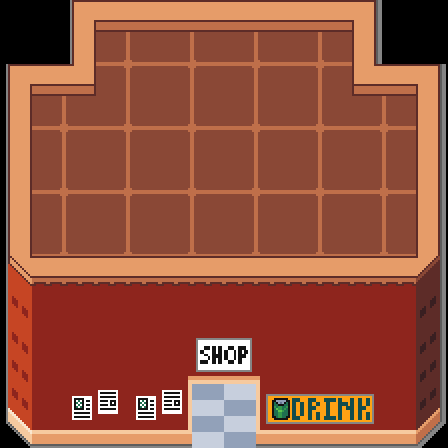

Below is a game level as drawn by its tile map, then a one-line description and the .tmx file that defines it, in full:
An orthogonal 7x7 tile map with 64x64 px tiles, 3 tile layers (interior, exterior, decoration).

<map version="1.2" tiledversion="1.3.1" orientation="orthogonal" renderorder="right-down" compressionlevel="0" width="7" height="7" tilewidth="64" tileheight="64" infinite="0" nextlayerid="4" nextobjectid="1">
 <tileset firstgid="1" source="../tilesets/buildings.tsx" />
 <layer id="2" name="interior" width="7" height="7">
  <data encoding="csv">
0,0,0,0,0,0,0,
29,31,31,31,31,31,9,
30,51,51,51,51,51,33,
50,51,51,51,51,51,53,
50,51,51,51,51,51,53,
50,51,51,51,51,51,53,
70,71,71,51,71,72,73
</data>
 </layer>
 <layer id="1" name="exterior" width="7" height="7">
  <data encoding="csv">
0,1,2,2,2,7,0,
1,4,22,22,22,3,7,
21,22,22,22,22,22,27,
21,22,22,22,22,22,27,
41,42,42,42,42,46,47,
61,62,63,64,65,62,67,
81,82,83,0,85,86,87
</data>
 </layer>
 <layer id="3" name="decoration" width="7" height="7">
  <data encoding="csv">
0,0,0,0,0,0,0,
0,0,0,0,0,0,0,
0,0,0,0,0,0,0,
0,0,0,0,0,0,0,
0,0,0,0,0,0,0,
0,0,0,68,0,0,0,
0,88,88,0,89,90,0
</data>
 </layer>
</map>